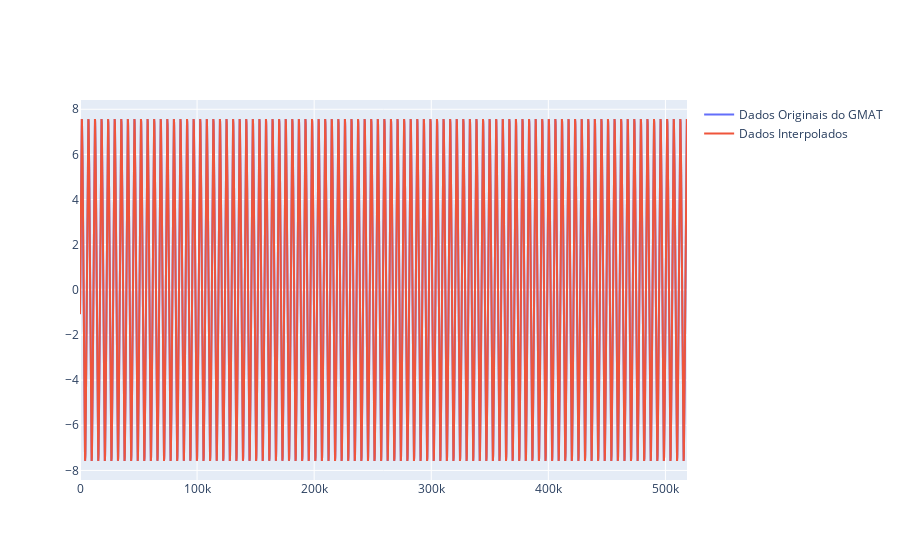
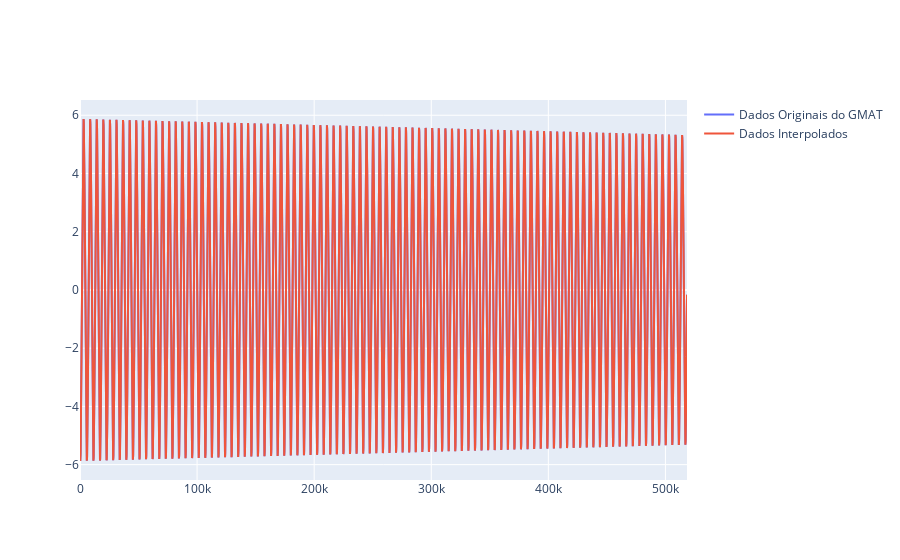

The cell these charts' notebook holds for them, in order:
### Code cell
plot_data(
    df_list=[df_60, df_int],
    legend=["Dados Originais do GMAT", "Dados Interpolados"],
    y_data=["Vz [km/s]","Vy [km/s]"],
    x_data='Time [s]',
)

### Figure 1 — Plotly figure (JSON) as saved in the notebook; plotly's stock layout.template omitted (floating-point values rounded to 4 significant figures; data arrays with more than 128 entries replaced by an {"elided": "..."} marker saying what was removed)
{"data": [{"name": "Dados Originais do GMAT", "type": "scatter", "x": {"elided": "8677 float values"}, "y": {"elided": "8677 float values"}}, {"name": "Dados Interpolados", "type": "scatter", "x": {"elided": "8677 float values"}, "y": {"elided": "8677 float values"}}], "layout": {}}

### Figure 2 — Plotly figure (JSON) as saved in the notebook; plotly's stock layout.template omitted (floating-point values rounded to 4 significant figures; data arrays with more than 128 entries replaced by an {"elided": "..."} marker saying what was removed)
{"data": [{"name": "Dados Originais do GMAT", "type": "scatter", "x": {"elided": "8677 float values"}, "y": {"elided": "8677 float values"}}, {"name": "Dados Interpolados", "type": "scatter", "x": {"elided": "8677 float values"}, "y": {"elided": "8677 float values"}}], "layout": {}}
